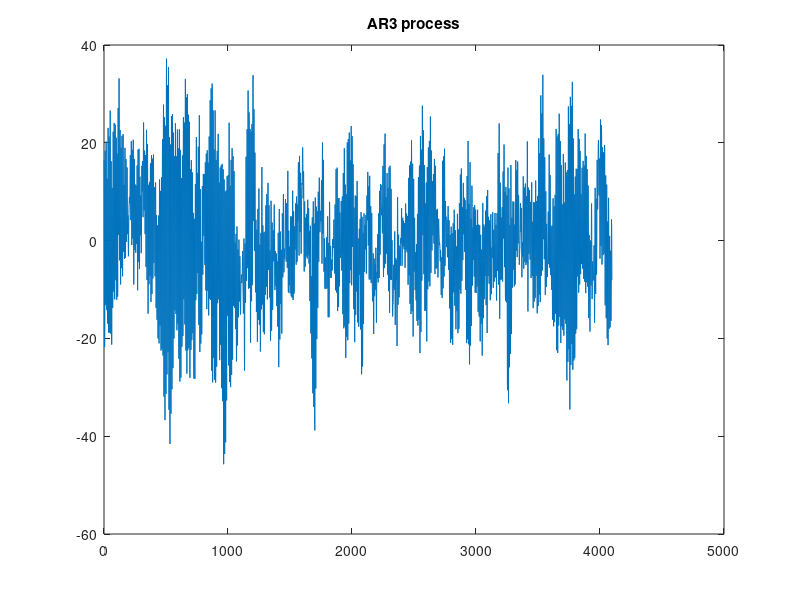

Source code (MATLAB): (Note: this script raises an error after producing the figure.)

load referenceARSignal.mat
figure(1); plot(data); title('AR3 process');
model_order = 3;
[coeffs, avg] = estimateARcoeffs(data, model_order);

%Estimate AR coefficient 
function [coeffs, avg] = estimateARcoeffs(data, model_order)
%length of data and its mean value
N=length(data);
mean_data=mean(data);

new_data= data -mean_data;
K= model_order+1;

%for row we take i and column we take i_c

for i = 1:1:model_order
    j(i,1) = sum(new_data(K : N) .* new_data(K - i : N - i));
    for i_c = 1 : 1 : model_order
    k(i,i_c) = sum(new_data(K - i :N - i) .* new_data (K - i_c : N - i_c));
    end
end

%inverse of k
k_inv= eye(size(k))/k;

coeffs= -(k_inv*j);
avg = mean(data(K : N));

end

%ALTERNATVIE METHOD
%[coeffs,avg] = armcov(data,model_order);
%coeffs = coeffs(2:end);
%coeffs = coeffs';
%avg = mean(coeffs);
%avg = abs(avg);
